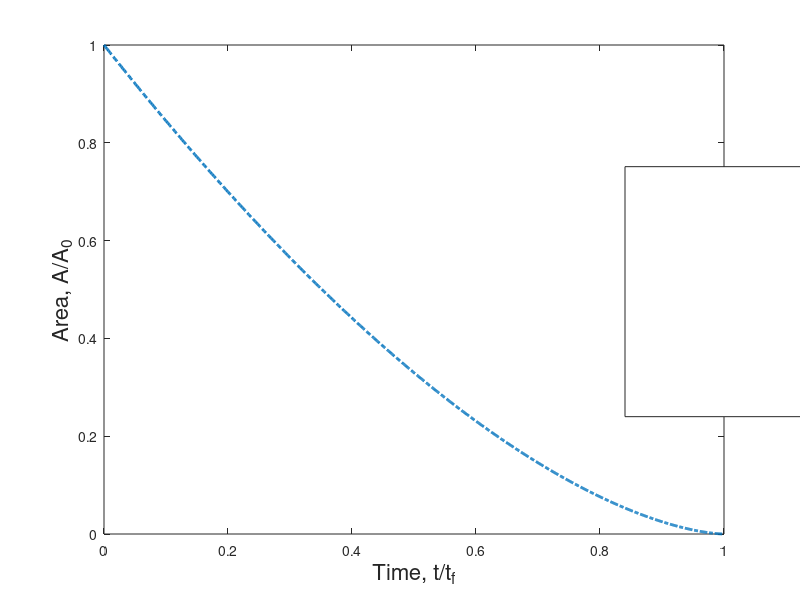

MATLAB code to generate this figure: (Note: this script raises an error after producing the figure.)
%--------------------------------------------------------------------------
% Measurement and evaluation of area
%
% Steven Zhang, Courant Institute
% Updated Jan 2023
%--------------------------------------------------------------------------
close all

path = './data-area/';
S = dir(fullfile(path,'**','*.mat'));
names = {S.name};
interval = 50;
figure('Renderer', 'painters', 'Position', [10 10 900 600])
for i = 1:length(names)
    matname = char(names(i));
    hold on
    if strcmp(matname,'simulation.mat') == 0
        times = load([path,matname]).timeLab;
        areas = load([path,matname]).areaSet;
        times = times(1:interval:1050); 
        areas = areas(1:interval:1050);
        areas = areas/areas(1);
        xx = polyfit(times,areas.^(5/8),1);
        tf = -xx(2)/xx(1);
        times = times/tf;
        plot(times,areas,'-o')
    else
        times = load([path,matname]).timeset;
        times = times(1:interval:1200);
        areas = load([path,matname]).aa0set;
        areas = areas(1:interval:1200);
        xx = polyfit(times,areas.^(5/8),1);
        tf = -xx(2)/xx(1);
        plot(times/tf,areas,'Marker','o','MarkerSize',10);
    end
end

newnames = cell(1,length(names));
for i = 1:length(names)
    nn = char(names(i));
    newnames{i} = nn(1:end-4);
end

tt = linspace(0,1,1000);
plot(tt,(1-tt).^(8/5),'LineStyle','-.','LineWidth',2);
hold off
xlabel('Time, t/t_f','FontSize',16)
ylabel('Area, A/A_0','FontSize',16)
legend(newnames,'Location','northeast','FontSize',12)
title('Calculated area from representative experiments and simulation','FontSize',16)
ax = gca;
ax.FontSize = 16; 


